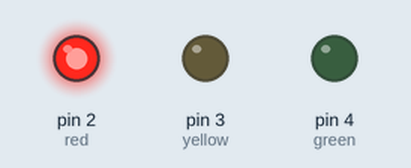
Recording of a sketch running on a simulated Arduino Uno, built with avr-gcc and run on an emulated ATmega328P. Parts: output pins drawn as LEDs (lit = HIGH).

Above: at 0.5 s.
At 1.5 s:
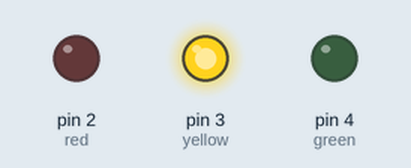
At 5.5 s:
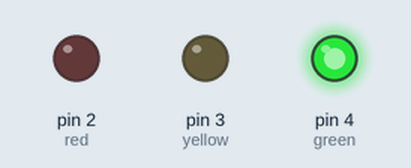
Timing chart, 0 to 6.9 s (numbered marks = the images above):
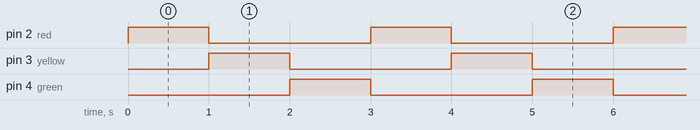

Measured:
- by itself, pin 2 (red), pin 3 (yellow), pin 4 (green): alternates HIGH for 1.0 s and LOW for 2.0 s
- by itself, everything shown: repeats every 3.0 s, in 3 steps

The sketch:

Traffic_Light.ino
```cpp
int red = 2;
int yellow = 3;
int green = 4;


void setup() {

  pinMode(red,OUTPUT);
  pinMode(yellow,OUTPUT);
  pinMode(green,OUTPUT);


}

void loop() {
  // put your main code here, to run repeatedly:

  // red for 10s
  digitalWrite(red,1);
  digitalWrite(yellow,0);
  digitalWrite(green,0);
  delay(1000);


  // yellow for 10s
  digitalWrite(red,0);
  digitalWrite(yellow,1);
  digitalWrite(green,0);
  delay(1000);


   // green for 10s
  digitalWrite(red,0);
  digitalWrite(yellow,0);
  digitalWrite(green,1);
  delay(1000);


}
```
